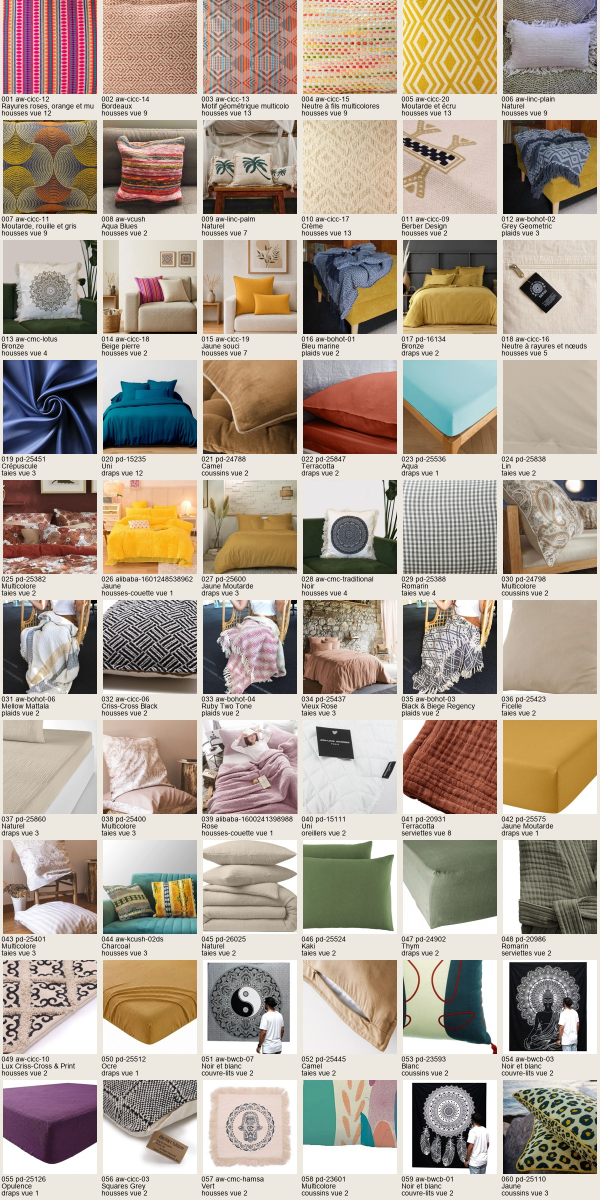
#> input picture docs/handoff/research/work/lifestyle-extra-first-sheet-1.jpg, 1200 x 2400 px (shown at 1/2 size)
$ python -i build-lifestyle-extra-first.py   (imports and definitions only)
#> lines starting #> are read from the running program, lines starting #| are printed output that depends on the picture
import json,hashlib,math
from pathlib import Path
from PIL import Image,ImageDraw,ImageFont,ImageStat,ImageFilter
root=Path(__file__).resolve().parent
# [1 line that did not run here, left out]
# [1 line that did not run here, left out]
# [1 line that did not run here, left out]
# [1 line that did not run here, left out]
hashmap={}
# [3 lines not run here, left out]
public=root/'sites/moon-and-pillow/public'
def cached(src):
 if src.startswith('http'):return urlmap.get(src)
 f=public/src.lstrip('/')
 if f.exists():return hashmap.get(f.stem,str(f))
 return None
# [1 line that did not run here, left out]
reviews=[]
# [2 lines not run here, left out]
byid={r['reviewId']:r for r in reviews}
# [1 line that did not run here, left out]
# [1 line that did not run here, left out]
statscache={}
def stats(f):
#> called with f = 'lifestyle-extra-first-sheet-1.jpg'
 if f in statscache:return statscache[f]
 im=Image.open(f).convert('RGB').resize((96,96));pixels=list(im.getdata())
#> after `im = Image.open(f).convert('RGB').resize((96, 96))`:
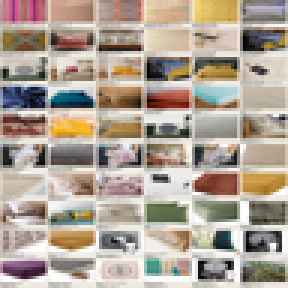
#> im: PIL image 96x96 RGB (shown 3 times larger); mean R, G, B 175.7, 163.3, 150.4
#> after `pixels = list(im.getdata())`: pixels = 9216 items, first 6: (205, 158, 161), (185, 124, 118), (195, 135, 155), (220, 86, 145), (144, 66, 128), (218, 83, 135)
 white=sum(min(px)>235 for px in pixels)/len(pixels)
#> white = 0.0436
 edge=ImageStat.Stat(im.filter(ImageFilter.FIND_EDGES)).mean
#> edge = [67.85, 70.49, 74.38]
 out={'whiteFraction':round(white,3),'edgeMean':round(sum(edge)/3,3)};statscache[f]=out;return out
#> after `out = {'whiteFraction': round(white, 3), 'edgeMean': round(sum(edge) /`: out = {'whiteFraction': 0.044, 'edgeMean': 70.91}
pool=[]
# [10 lines not run here, left out]
selection=[];modelcounts={};colorcounts={};identities=set()
# [12 lines not run here, left out]
font=ImageFont.truetype('C:/Windows/Fonts/arial.ttf',14)
# [10 lines not run here, left out]

>>> result = stats('lifestyle-extra-first-sheet-1.jpg')
#> result = {'whiteFraction': 0.044, 'edgeMean': 70.91}
